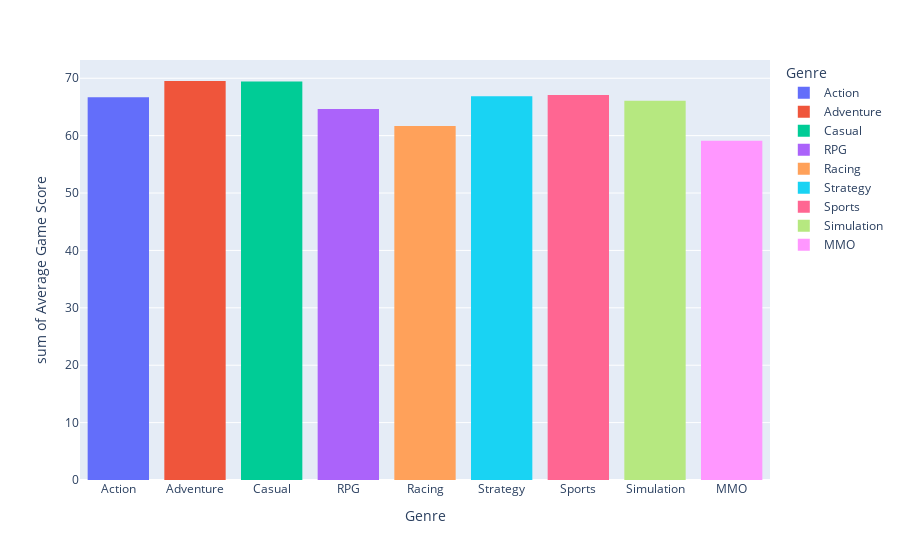

Source (notebook cell):
### Code cell
R_data = {'Genre': Genre_list, 'Average Game Score': R_list}
R_df = pd.DataFrame(R_data)
R_hist = px.histogram(R_df, x='Genre', y='Average Game Score', color='Genre')
R_hist.show()
print("The Average Game Score per genre on the Steam Store are as follows: \n \n Action: {} \n Adventure: {} \n Casual: {} \n RPG: {} \n Racing: {} \n Strategy: {} \n Sports: {} \n Simulation: {} \n MMO: {}".format(R_Action, R_Adventure, R_Casual, R_RPG, R_Racing, R_Strategy, R_Sports, R_Simulation, R_MMO))

### Figure 1 — Plotly figure (JSON) as saved in the notebook; plotly's stock layout.template omitted (floating-point values rounded to 4 significant figures)
{"data": [{"alignmentgroup": "True", "bingroup": "x", "histfunc": "sum", "hovertemplate": "Genre=%{x}<br>sum of Average Game Score=%{y}<extra></extra>", "legendgroup": "Action", "marker": {"color": "#636efa", "pattern": {"shape": ""}}, "name": "Action", "offsetgroup": "Action", "orientation": "v", "showlegend": true, "type": "histogram", "x": ["Action"], "xaxis": "x", "y": [66.71], "yaxis": "y"}, {"alignmentgroup": "True", "bingroup": "x", "histfunc": "sum", "hovertemplate": "Genre=%{x}<br>sum of Average Game Score=%{y}<extra></extra>", "legendgroup": "Adventure", "marker": {"color": "#EF553B", "pattern": {"shape": ""}}, "name": "Adventure", "offsetgroup": "Adventure", "orientation": "v", "showlegend": true, "type": "histogram", "x": ["Adventure"], "xaxis": "x", "y": [69.52], "yaxis": "y"}, {"alignmentgroup": "True", "bingroup": "x", "histfunc": "sum", "hovertemplate": "Genre=%{x}<br>sum of Average Game Score=%{y}<extra></extra>", "legendgroup": "Casual", "marker": {"color": "#00cc96", "pattern": {"shape": ""}}, "name": "Casual", "offsetgroup": "Casual", "orientation": "v", "showlegend": true, "type": "histogram", "x": ["Casual"], "xaxis": "x", "y": [69.42], "yaxis": "y"}, {"alignmentgroup": "True", "bingroup": "x", "histfunc": "sum", "hovertemplate": "Genre=%{x}<br>sum of Average Game Score=%{y}<extra></extra>", "legendgroup": "RPG", "marker": {"color": "#ab63fa", "pattern": {"shape": ""}}, "name": "RPG", "offsetgroup": "RPG", "orientation": "v", "showlegend": true, "type": "histogram", "x": ["RPG"], "xaxis": "x", "y": [64.63], "yaxis": "y"}, {"alignmentgroup": "True", "bingroup": "x", "histfunc": "sum", "hovertemplate": "Genre=%{x}<br>sum of Average Game Score=%{y}<extra></extra>", "legendgroup": "Racing", "marker": {"color": "#FFA15A", "pattern": {"shape": ""}}, "name": "Racing", "offsetgroup": "Racing", "orientation": "v", "showlegend": true, "type": "histogram", "x": ["Racing"], "xaxis": "x", "y": [61.7], "yaxis": "y"}, {"alignmentgroup": "True", "bingroup": "x", "histfunc": "sum", "hovertemplate": "Genre=%{x}<br>sum of Average Game Score=%{y}<extra></extra>", "legendgroup": "Strategy", "marker": {"color": "#19d3f3", "pattern": {"shape": ""}}, "name": "Strategy", "offsetgroup": "Strategy", "orientation": "v", "showlegend": true, "type": "histogram", "x": ["Strategy"], "xaxis": "x", "y": [66.88], "yaxis": "y"}, {"alignmentgroup": "True", "bingroup": "x", "histfunc": "sum", "hovertemplate": "Genre=%{x}<br>sum of Average Game Score=%{y}<extra></extra>", "legendgroup": "Sports", "marker": {"color": "#FF6692", "pattern": {"shape": ""}}, "name": "Sports", "offsetgroup": "Sports", "orientation": "v", "showlegend": true, "type": "histogram", "x": ["Sports"], "xaxis": "x", "y": [67.06], "yaxis": "y"}, {"alignmentgroup": "True", "bingroup": "x", "histfunc": "sum", "hovertemplate": "Genre=%{x}<br>sum of Average Game Score=%{y}<extra></extra>", "legendgroup": "Simulation", "marker": {"color": "#B6E880", "pattern": {"shape": ""}}, "name": "Simulation", "offsetgroup": "Simulation", "orientation": "v", "showlegend": true, "type": "histogram", "x": ["Simulation"], "xaxis": "x", "y": [66.08], "yaxis": "y"}, {"alignmentgroup": "True", "bingroup": "x", "histfunc": "sum", "hovertemplate": "Genre=%{x}<br>sum of Average Game Score=%{y}<extra></extra>", "legendgroup": "MMO", "marker": {"color": "#FF97FF", "pattern": {"shape": ""}}, "name": "MMO", "offsetgroup": "MMO", "orientation": "v", "showlegend": true, "type": "histogram", "x": ["MMO"], "xaxis": "x", "y": [59.11], "yaxis": "y"}], "layout": {"barmode": "relative", "legend": {"title": {"text": "Genre"}, "tracegroupgap": 0}, "margin": {"t": 60}, "xaxis": {"anchor": "y", "categoryarray": ["Action", "Adventure", "Casual", "RPG", "Racing", "Strategy", "Sports", "Simulation", "MMO"], "categoryorder": "array", "domain": [0, 1], "title": {"text": "Genre"}}, "yaxis": {"anchor": "x", "domain": [0, 1], "title": {"text": "sum of Average Game Score"}}}}
